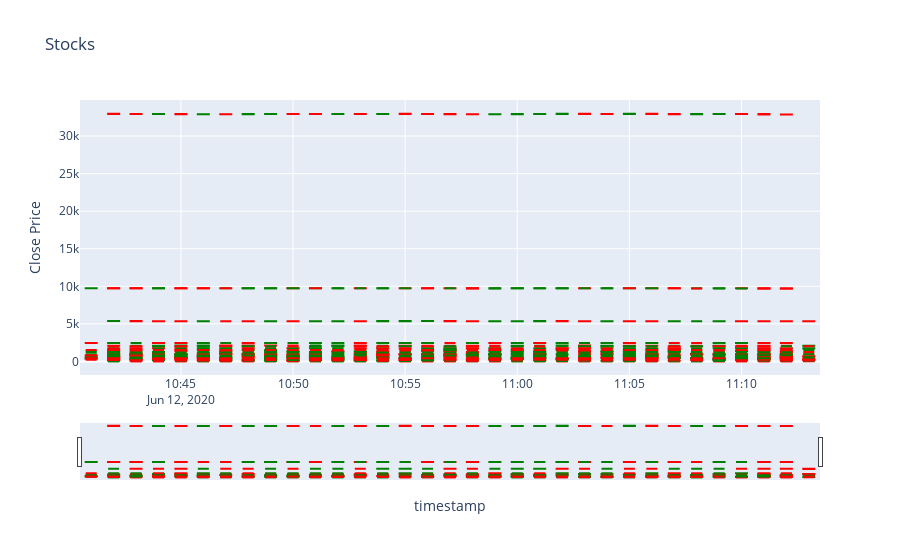

The code cell stored with this chart in its notebook:
### Code cell
figure = go.Figure(
         data = [
             go.Candlestick(
             x = df.index,
             low = df['low_price'],
             high = df['high_price'],
             close = df['close_price'],
             open = df['open_price'],
             increasing_line_color = 'green',
             decreasing_line_color = 'red'
             )
         ]
)

figure.update_layout(
    title = 'Stocks',
    yaxis_title = 'Close Price',
    xaxis_title = 'timestamp')

figure.show()

### Figure 1 — Plotly figure (JSON) as saved in the notebook; plotly's stock layout.template omitted (floating-point values rounded to 4 significant figures; data arrays with more than 128 entries replaced by an {"elided": "..."} marker saying what was removed)
{"data": [{"close": {"elided": "2000 float values"}, "decreasing": {"line": {"color": "red"}}, "high": {"elided": "2000 float values"}, "increasing": {"line": {"color": "green"}}, "low": {"elided": "2000 float values"}, "open": {"elided": "2000 float values"}, "type": "candlestick", "x": {"elided": "2000 str values"}}], "layout": {"title": {"text": "Stocks"}, "xaxis": {"title": {"text": "timestamp"}}, "yaxis": {"title": {"text": "Close Price"}}}}
